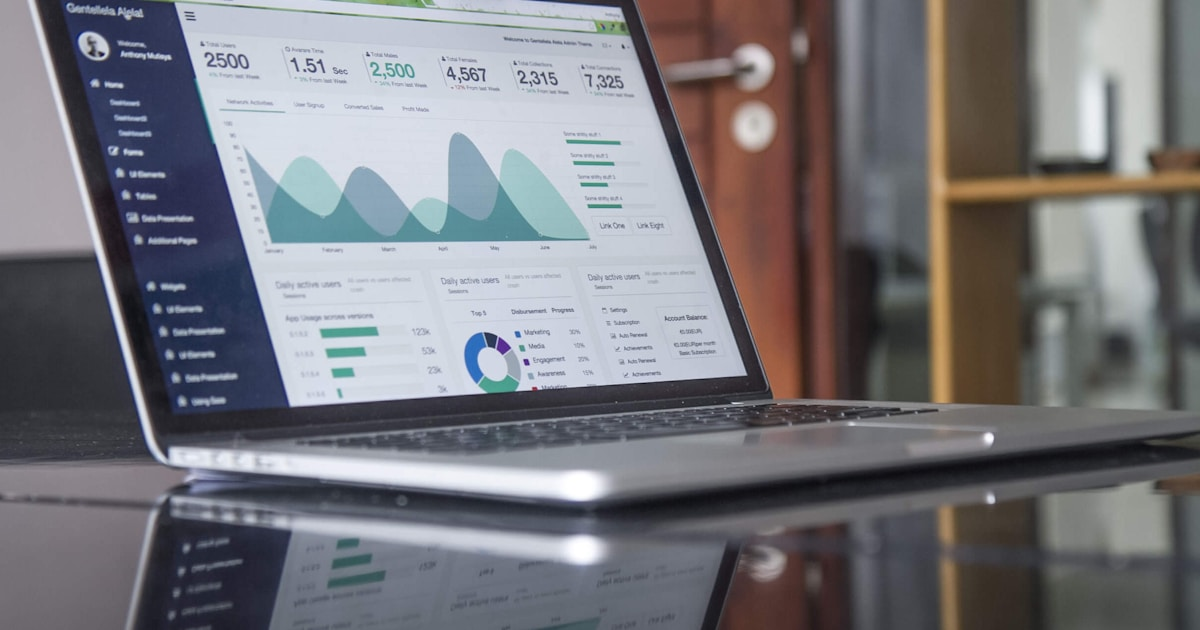
#> input picture _tmp_ogsrc/aff.jpg, 1200 x 630 px
$ python -i gen_og_today.py   (imports and definitions only)
#> lines starting #> are read from the running program, lines starting #| are printed output that depends on the picture
#!/usr/bin/env python3
"""标准合规 og 图生成器（重建版）。

规则来源：images/IMAGES-MANIFEST.md 标准模板（案例13/30 用户铁律）。
- 禁止纯渐变、禁止 AI 生成图；一律用真实 CC0 场景照（Openverse/Wikimedia/Flickr cc0）。
- 真实照 LANCZOS 铺满 → 深蓝渐变遮罩 (15,23,42)->(30,58,138) alpha150
  → 左侧竖条 rect[80,90,168,630] 填充 (96,165,250) → 白色标题 46px x=112 y=200 行距54 wrap30 最多5行
  → 底部 (112,560) 品牌标 "AI Tool Picks" 26px (148,163,184) → JPEG q88。
- 验收：唯一色 4000-6000、均亮 60-85、标准差 30-36、竖条实测≈(99,164,246)。

用法：python3 gen_og_today.py <out.jpg> <scene_cc0_url> "<title>"
"""
import sys, io, textwrap, urllib.request, statistics
from PIL import Image, ImageDraw, ImageFont

W, H = 1200, 630
ARIAL = "/System/Library/Fonts/Supplemental/Arial.ttf"
TITLE = ImageFont.truetype(ARIAL, 46)
BRAND = ImageFont.truetype(ARIAL, 26)


def download(url):
    req = urllib.request.Request(url, headers={"User-Agent": "Mozilla/5.0"})
    return Image.open(io.BytesIO(urllib.request.urlopen(req, timeout=40).read())).convert("RGB")


def make_og(out, scene_url, title):
    base = download(scene_url).resize((W, H), Image.LANCZOS)
    overlay = Image.new("RGBA", (W, H))
    d = ImageDraw.Draw(overlay)
    for y in range(H):
        t = y / H
        r = int(8 + (20 - 8) * t)
        g = int(14 + (40 - 14) * t)
        b = int(30 + (110 - 30) * t)
        d.line([(0, y), (W, y)], fill=(r, g, b, 188))
    img = Image.alpha_composite(base.convert("RGBA"), overlay)
    d = ImageDraw.Draw(img)
    d.rectangle([80, 90, 168, 630], fill=(96, 165, 250))
    lines = textwrap.wrap(title, 30)[:5]
    y = 200
    for ln in lines:
        d.text((112, y), ln, font=TITLE, fill=(255, 255, 255))
        y += 54
    d.text((112, 560), "AI Tool Picks", font=BRAND, fill=(148, 163, 184))
    img.convert("RGB").save(out, "JPEG", quality=88)
    return img


def verify(path):
#> called with path = 'aff.jpg'
    im_full = Image.open(path).convert("RGB")
#> im_full is the input picture: PIL image 1200x630 RGB; mean R, G, B 118.9, 118.4, 123.6
    bar = im_full.getpixel((110, 300))  # 竖条在原图坐标
#> bar = (190, 201, 223)
    im = im_full.resize((300, 158))
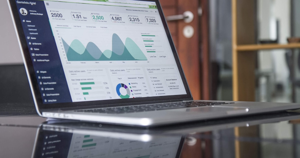
#> im: PIL image 300x158 RGB; mean R, G, B 118.9, 118.4, 123.6
    px = list(im.getdata())
#> px = 47400 items
    uniq = len(set(px))
#> uniq = 21514
    lum = [0.299 * r + 0.587 * g + 0.114 * b for r, g, b in px]
#> lum = 47400 items
    mean = sum(lum) / len(lum)
#> mean = 119.2
    sd = (sum((x - mean) ** 2 for x in lum) / len(lum)) ** 0.5
#> sd = 60.1
    print("  唯一色=%d 均亮=%.1f 标准差=%.1f 竖条色=%s" % (uniq, mean, sd, bar))
#|   唯一色=21514 均亮=119.2 标准差=60.1 竖条色=(190, 201, 223)


# [5 lines not run here, left out]

>>> result = verify('aff.jpg')

$ run again, on _tmp_ogsrc/src_mindmapai-review-2026.jpg
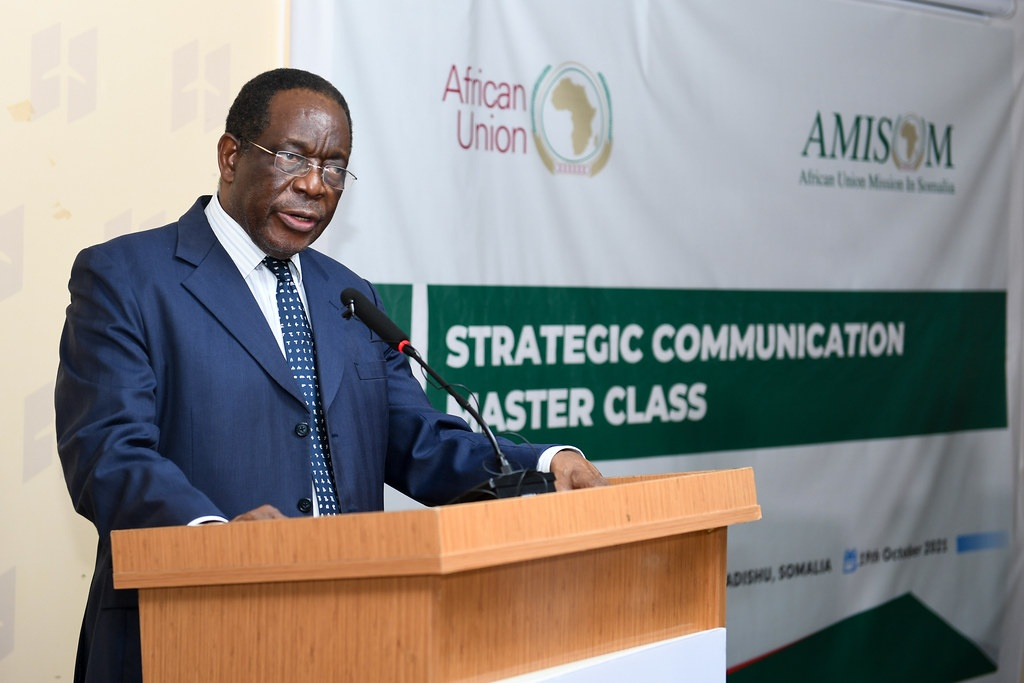
#> input picture _tmp_ogsrc/src_mindmapai-review-2026.jpg, 1024 x 683 px
#> in verify, im_full is the input picture: PIL image 1024x683 RGB; mean R, G, B 139.3, 137.8, 135
#> bar = (19, 34, 63)
#> in verify, `im = im_full.resize((300, 158))`:
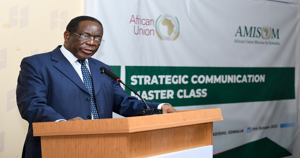
#> im: PIL image 300x158 RGB; mean R, G, B 139.4, 137.8, 134.9
#> px = 47400 items
#> uniq = 21162
#> lum = 47400 items
#> mean = 137.9
#> sd = 69.97
#|   唯一色=21162 均亮=137.9 标准差=70.0 竖条色=(19, 34, 63)

$ run again, on _tmp_ogsrc/src_taskade-review-2026.jpg
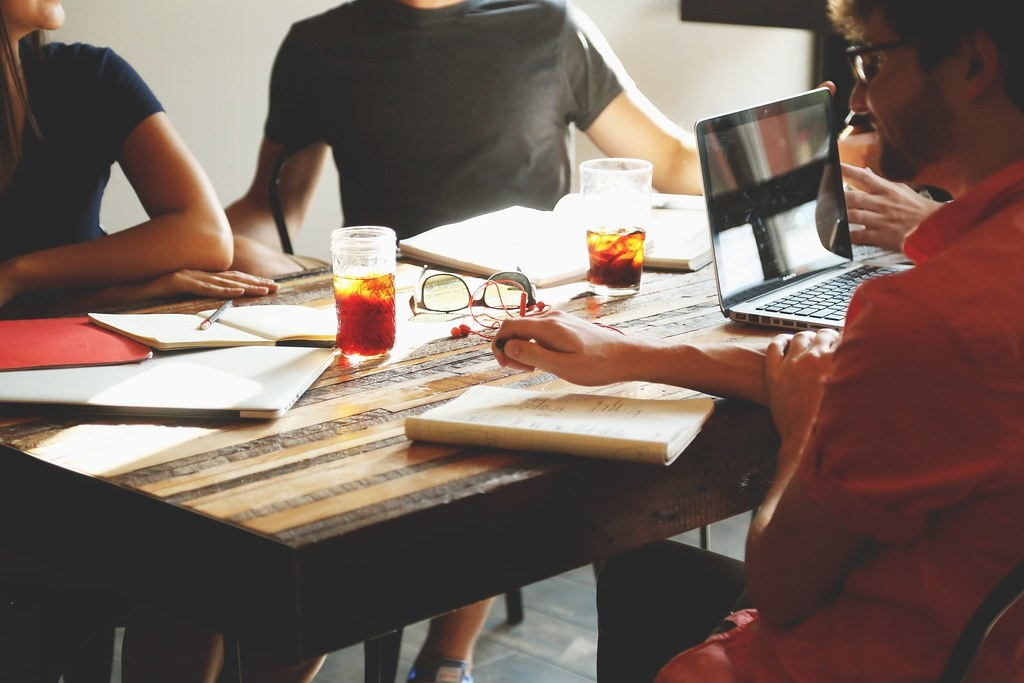
#> input picture _tmp_ogsrc/src_taskade-review-2026.jpg, 1024 x 683 px
#> in verify, im_full is the input picture: PIL image 1024x683 RGB; mean R, G, B 119, 101, 92.3
#> bar = (60, 42, 38)
#> in verify, `im = im_full.resize((300, 158))`:
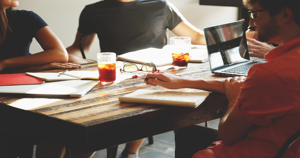
#> im: PIL image 300x158 RGB; mean R, G, B 118.9, 101, 92.3
#> px = 47400 items
#> uniq = 22599
#> lum = 47400 items
#> mean = 105.4
#> sd = 72.53
#|   唯一色=22599 均亮=105.4 标准差=72.5 竖条色=(60, 42, 38)
